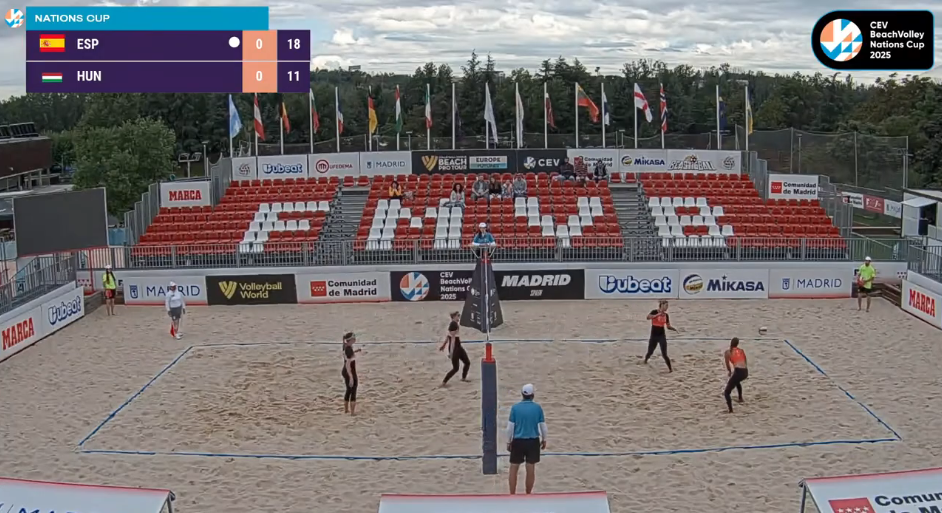
#> input picture capture.png, 942 x 513 px
$ jupyter execute notebook.ipynb
#> lines starting #> are read from the running program, lines starting #| are printed output that depends on the picture; after the words box and inside, x2 and y2 are one past the last pixel; in counts of white or black regions, pixels touching at a corner belong together
[cell 1]
import cv2
import numpy as np

# Cargar imagen
img = cv2.imread("capture.png")
#> img is the input picture: shape (513, 942, 3); mean B, G, R 112.3, 112.1, 118
gray = cv2.cvtColor(img, cv2.COLOR_BGR2GRAY)
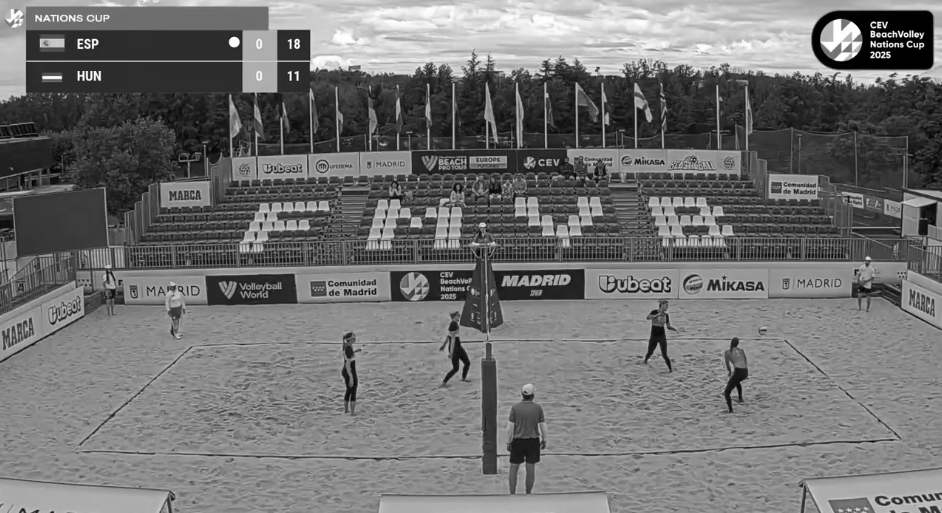
#> gray: shape (513, 942); min 0, max 255, mean 113.9
gray = cv2.GaussianBlur(gray, (3,3), 0)

# Detección de bordes
edges = cv2.Canny(gray, 50, 150, apertureSize=3)
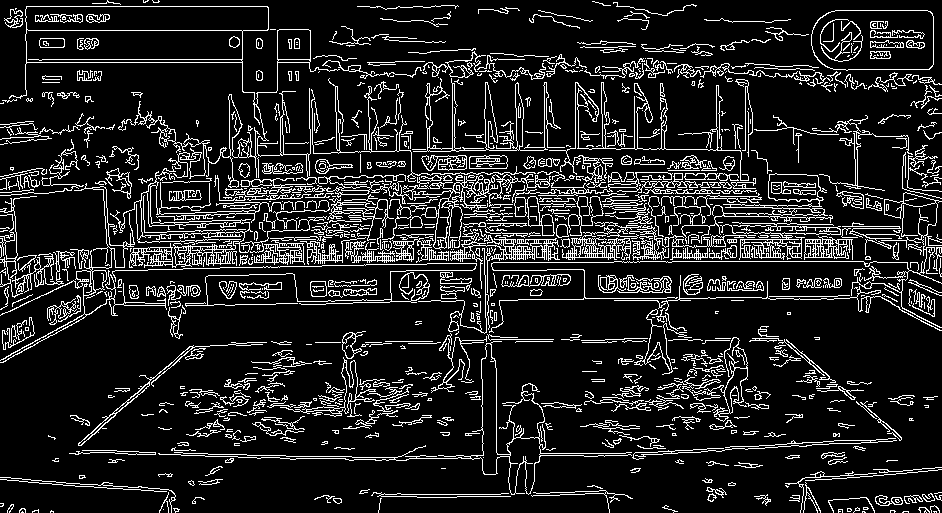
#> edges: shape (513, 942); 13.3% white in thin lines or dots

# Detección de líneas con Hough probabilístico
lines = cv2.HoughLinesP(
    edges,
    rho=1,
    theta=np.pi/180,
    threshold=100,
    minLineLength=100,
    maxLineGap=10
)
#> lines = 122 rows, first 6: [106, 257, 852, 257], [498, 244, 801, 238], [425, 256, 673, 248], [491, 247, 792, 242], [614, 261, 876, 261], [106, 253, 525, 239]

# Crear una copia para dibujar las líneas detectadas
hough_img = img.copy()

# Dibujar las líneas detectadas
if lines is not None:
    for line in lines:
        x1, y1, x2, y2 = line[0]
        cv2.line(hough_img, (x1, y1), (x2, y2), (0, 0, 255), 2)  # Rojo
#> this loop made 122 passes
#> (x1, y1, x2, y2) on passes 1 to 12: (106, 257, 852, 257), (498, 244, 801, 238), (425, 256, 673, 248), (491, 247, 792, 242), (614, 261, 876, 261), (106, 253, 525, 239), (399, 256, 665, 247), (524, 187, 745, 187), (139, 200, 340, 196), (637, 237, 804, 237), (612, 196, 760, 198), (571, 248, 786, 244)
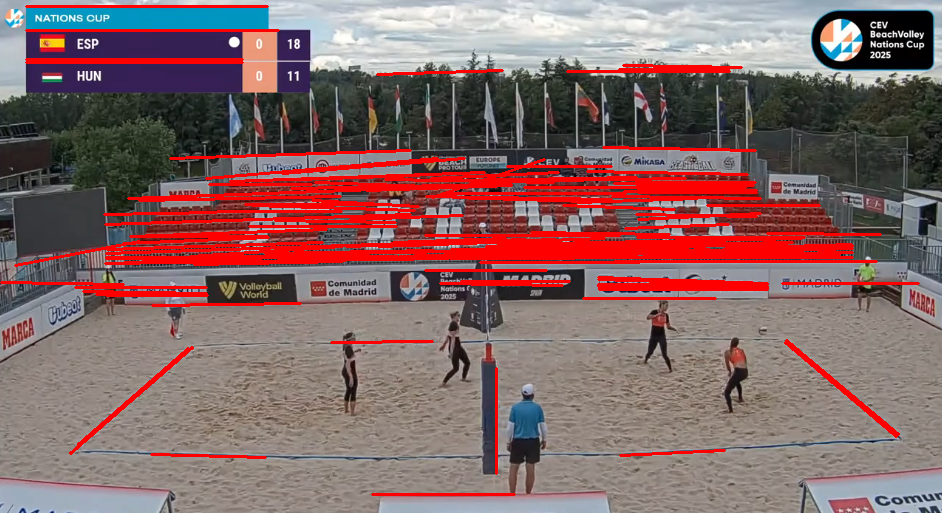
#> hough_img: shape (513, 942, 3); 10.19% of pixels changed, all inside (x1, y1, x2, y2) = (0, 5, 920, 496)

# Mostrar resultados
cv2.imshow("Líneas detectadas por Hough", hough_img)
cv2.imshow("Bordes", edges)
cv2.waitKey(0)
cv2.destroyAllWindows()

$ run again, with imagen_general.png copied over capture.png
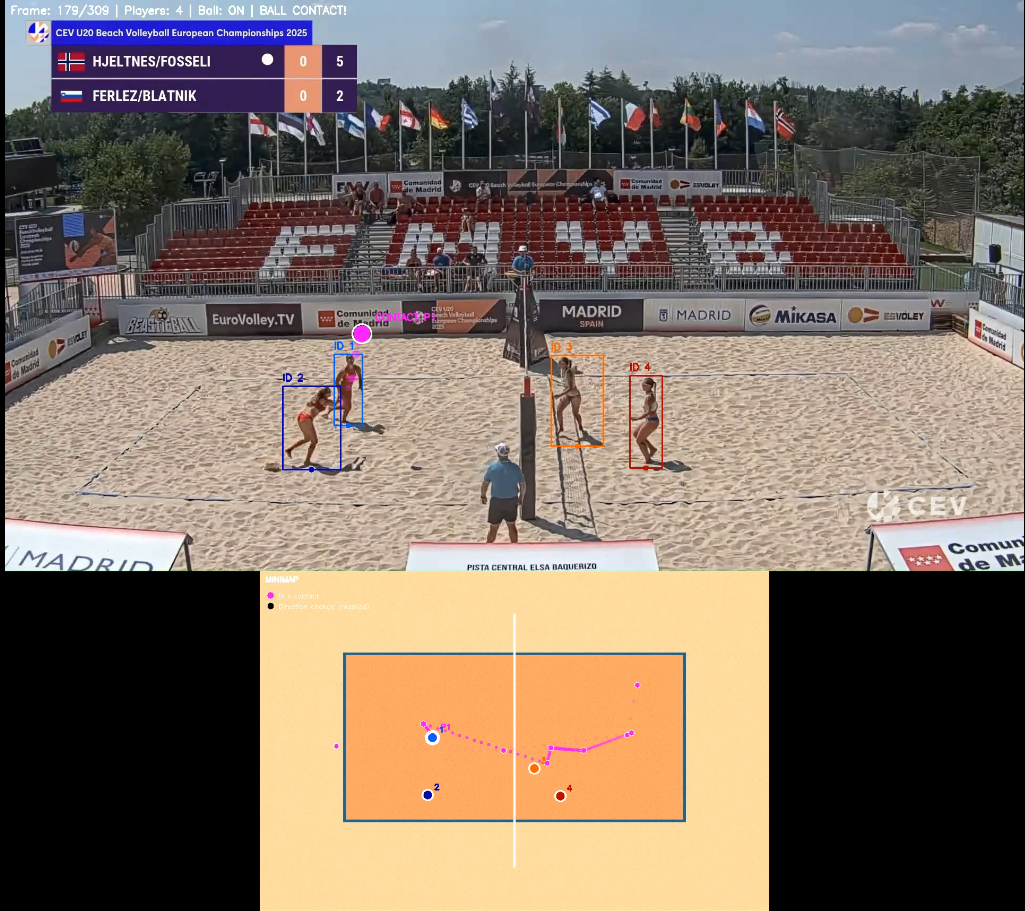
#> input picture imagen_general.png, 1025 x 911 px
#> img is the input picture: shape (911, 1025, 3); mean B, G, R 102, 113.7, 128.4
#> `edges = cv2.Canny(gray, 50, 150, apertureSize=3)`:
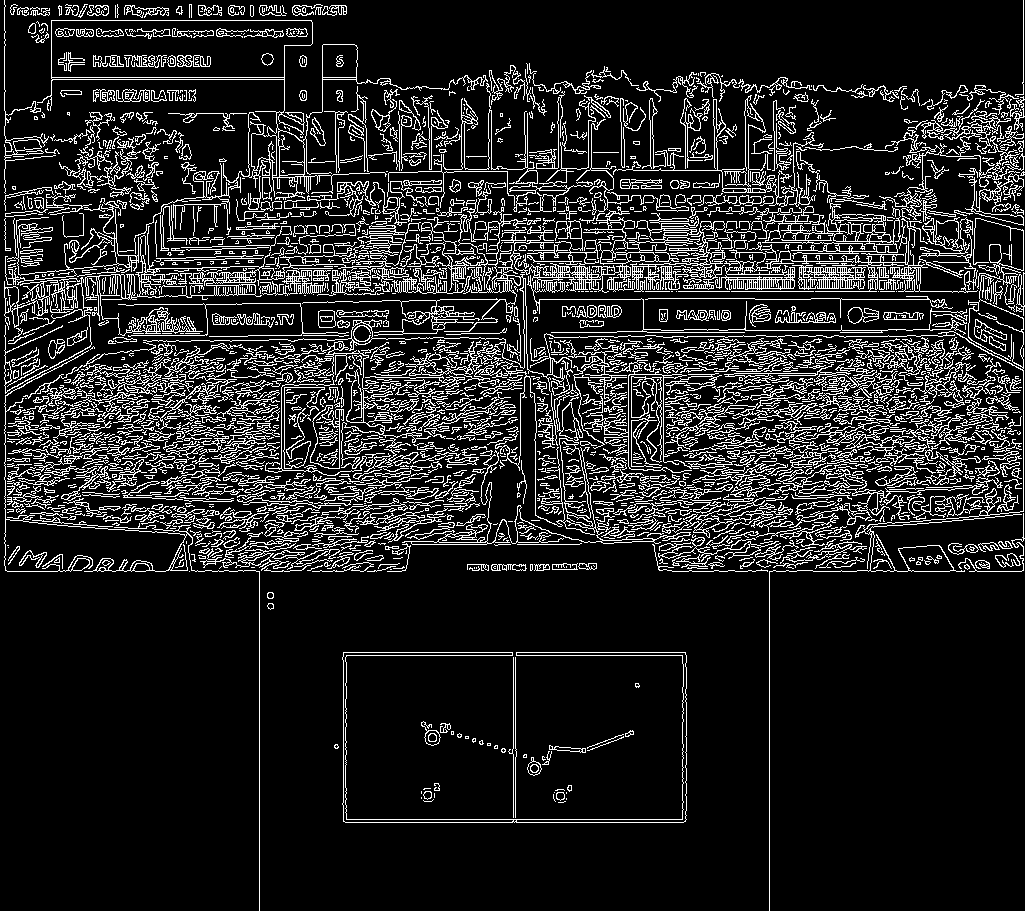
#> edges: shape (911, 1025); 13.7% white in thin lines or dots
#> lines = 271 rows, first 6: [111, 274, 506, 274], [634, 291, 1023, 291], [259, 910, 259, 533], [61, 279, 438, 279], [199, 272, 726, 272], [148, 297, 613, 280]
#> the loop `for line in lines:` made 271 passes
#> after the loop `for line in lines:`:
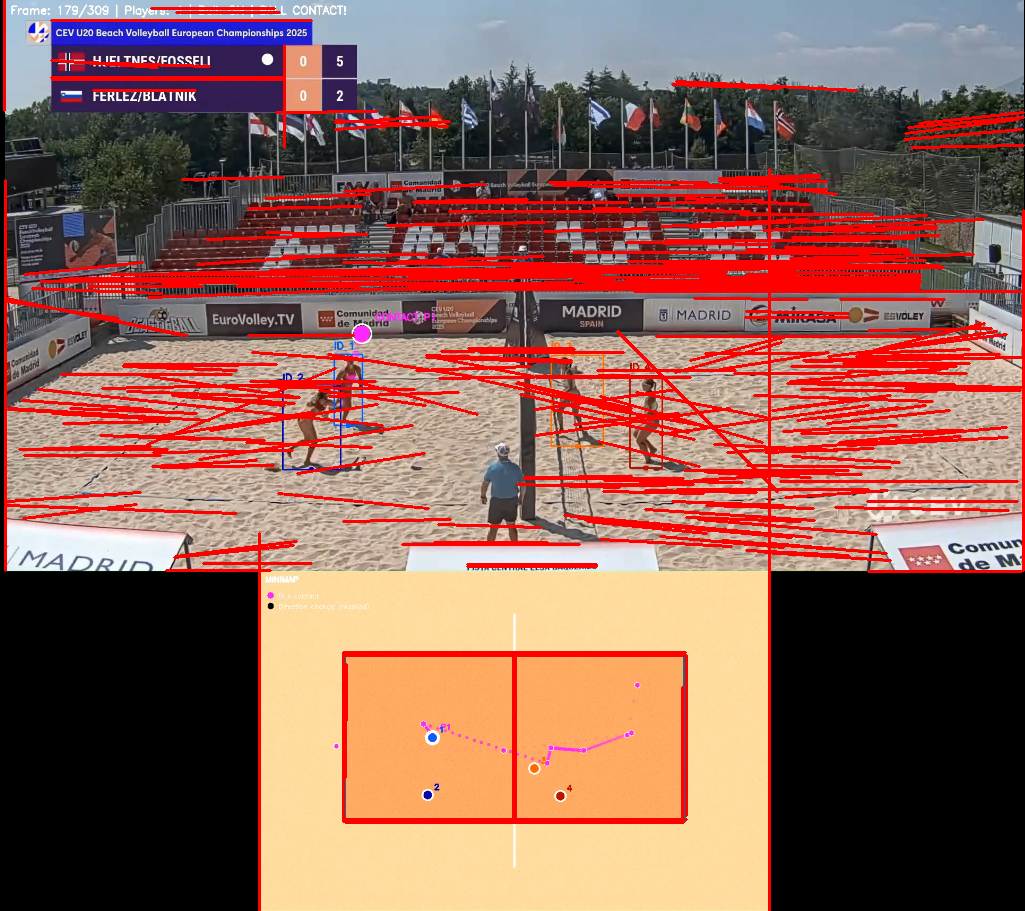
#> hough_img: shape (911, 1025, 3); 12.15% of pixels changed, all inside (x1, y1, x2, y2) = (3, 0, 1025, 911)
